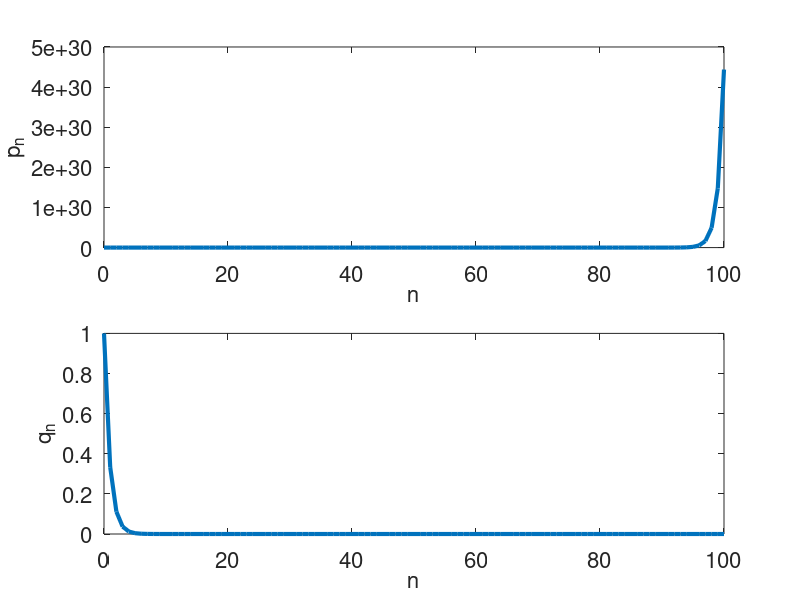

This figure's MATLAB source:
% Implement the two relations in order to generate the first 100 terms of the sequence.

% First recursive relation

p(1) = 1;
p(2) = 1/3;
for i = 2:100
    p(i+1) = 10/3*p(i) - p(i-1);
end

figure
subplot(2,1,1)
plot(0:100, p, 'LineWidth',3)
% gca return the current axes 
% setting the fontsize on axes
set(gca,'FontSize',16)
xlabel('n','FontSize',16)
ylabel('p_n','FontSize',16)
% The sequence explodes!

% Second recursive relation

q(1) = 1;
for i=1:100
    q(i+1) = 1/3*q(i);
end

subplot(2,1,2)
plot(0:100, q, 'LineWidth',3)
set(gca,'FontSize',16)
xlabel('n','FontSize',16)
ylabel('q_n','FontSize',16)
% The sequence is ok.


% 	Study the stability of the two algorithms and justify the obtained results.
% 	
% 	Error analysis: since we use finite precision numbers, we know the initial 
%  data up to an error eps. Actually, if we start from 1, we know it exactly, 
%  but we may introduce anyway errors in the following steps.
% 	Indeed, denoting by fl(pi) the floating point representative for pi:
% 	
% 	fl(p0) = p0 + eps,  fl(p1) = p1 + eps.
% 	
% 	It follows
% 	
% 	fl(p2)  = {10}\{3} fl(p1) - fl(p0) = {10}\{3}(p1 + eps)- (p0 + eps) = p2 + {7}\{3} eps
% 	fl(p3)  = {10}\{3} fl(p2) - fl(p1) = {10}\{3}(p2 + {7}\{3}eps) - (p1 + eps) = p2 + {61}\{9} eps
% 	fl(p4)  = ...
% 	
% 	The error is amplified! 
% 	
% 	Instead, with the second formula
% 
% 	fl(q0)  = q0 + eps
% 	fl(q1)  = {1}\{3} fl(q0) = {1}\{3} q0 + {1}\{3} eps = q1 + {1}\{3} eps
% 	fl(q2)  = {1}\{3} fl(q1) = {1}\{3} q1 + {1}\{9} eps = q2 + {1}\{9} eps
% 	fl(q3)  = ...
% 	
% 	The error is reduced!


